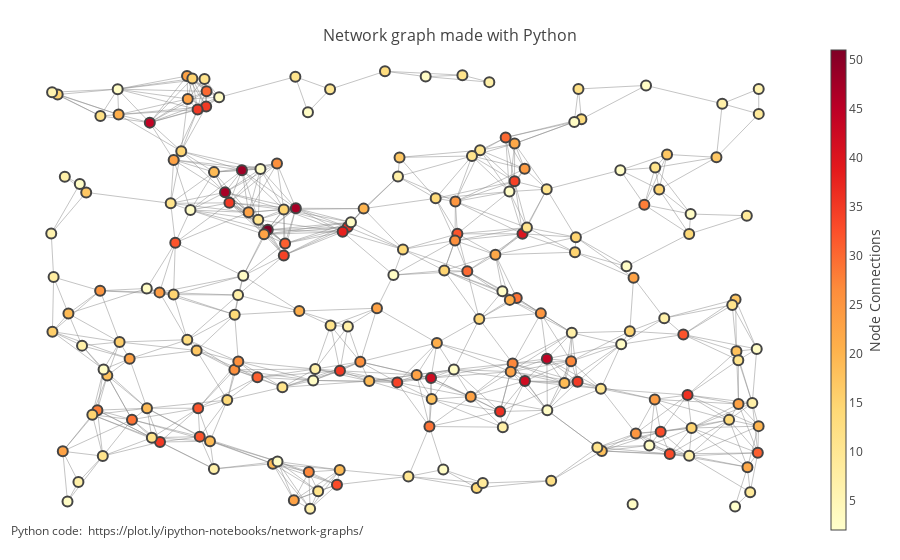

The notebook cell saved with this chart:
### Code cell
fig = go.Figure(data=[edge_trace, node_trace],
             layout=go.Layout(
                title='<br>Network graph made with Python',
                titlefont=dict(size=16),
                showlegend=False,
                hovermode='closest',
                margin=dict(b=20,l=5,r=5,t=40),
                annotations=[ dict(
                    text="Python code: <a href='https://plot.ly/ipython-notebooks/network-graphs/'> https://plot.ly/ipython-notebooks/network-graphs/</a>",
                    showarrow=False,
                    xref="paper", yref="paper",
                    x=0.005, y=-0.002 ) ],
                xaxis=dict(showgrid=False, zeroline=False, showticklabels=False),
                yaxis=dict(showgrid=False, zeroline=False, showticklabels=False)))

iplot(fig)

### Figure 1 — Plotly figure (JSON) as saved in the notebook; plotly's stock layout.template omitted (floating-point values rounded to 4 significant figures; data arrays with more than 128 entries replaced by an {"elided": "..."} marker saying what was removed)
{"data": [{"hoverinfo": "none", "line": {"color": "#888", "width": 0.5}, "mode": "lines", "type": "scatter", "x": {"elided": "2463 float values"}, "y": {"elided": "2463 float values"}}, {"hoverinfo": "text", "marker": {"color": {"elided": "200 int values"}, "colorbar": {"thickness": 15, "title": "Node Connections", "titleside": "right", "xanchor": "left"}, "colorscale": "YIOrRd", "line": {"width": 2}, "reversescale": true, "showscale": true, "size": 10}, "mode": "markers", "text": {"elided": "200 str values"}, "type": "scatter", "x": {"elided": "200 float values"}, "y": {"elided": "200 float values"}}], "layout": {"annotations": [{"showarrow": false, "text": "Python code: <a href='https://plot.ly/ipython-notebooks/network-graphs/'> https://plot.ly/ipython-notebooks/network-graphs/</a>", "x": 0.005, "xref": "paper", "y": -0.002, "yref": "paper"}], "hovermode": "closest", "margin": {"b": 20, "l": 5, "r": 5, "t": 40}, "showlegend": false, "title": "<br>Network graph made with Python", "titlefont": {"size": 16}, "xaxis": {"showgrid": false, "showticklabels": false, "zeroline": false}, "yaxis": {"showgrid": false, "showticklabels": false, "zeroline": false}}}
